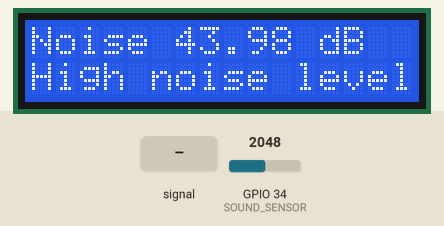
This sketch was run on a simulated ESP32. Shown: 16×2 character LCD. Inputs (shaded band) come from the test bench; at power-on: GPIO 34 (SOUND_SENSOR) = 2048. WiFi joins after 1.5 s; servers stay silent unless stated; what the sketch prints to the serial monitor is not drawn.

Above: at 3.0 s.
3.1 s: GPIO 34 (SOUND_SENSOR) fed a 200 Hz sine of ±1023 counts around its level
At 5.4 s:
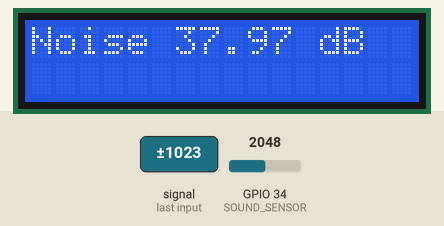
7.2 s: GPIO 34 (SOUND_SENSOR) set to 0
At 8.6 s:
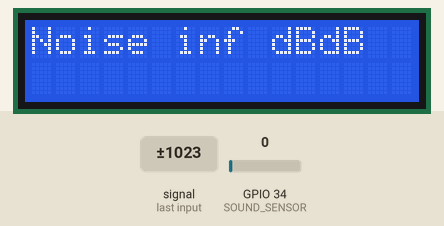
9.5 s: GPIO 34 (SOUND_SENSOR) set to 80
At 11.1 s:
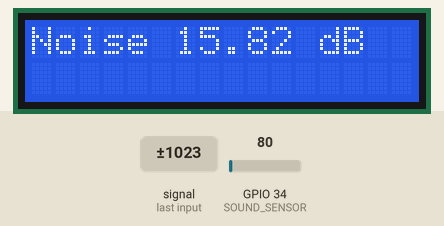
11.6 s: GPIO 34 (SOUND_SENSOR) set to 491
At 12.5 s:
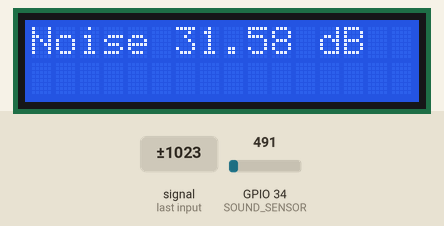
13.7 s: GPIO 34 (SOUND_SENSOR) fed a 200 Hz sine of ±327 counts around its level
At 15.0 s:
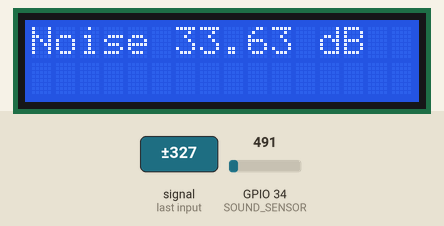
16.8 s: GPIO 34 (SOUND_SENSOR) set to 1250
At 18.3 s:
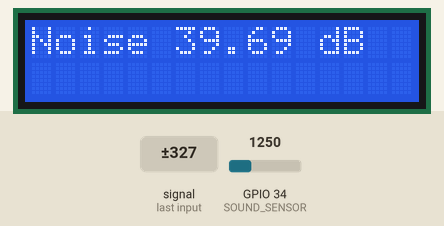
18.8 s: GPIO 34 (SOUND_SENSOR) set to 1332
Timing chart, 0 to 21.8 s (numbered marks = the images above; inputs shaded):
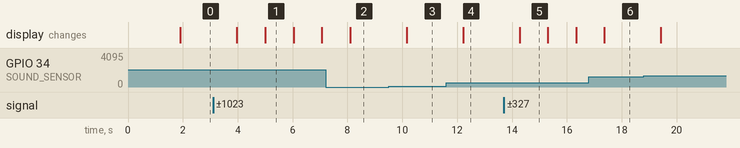

Measured:
- after the input at 3.1 s, the display: first changes after 0.87 s (image 1 shows a later state)
- after the input at 7.2 s, the display: changes after 0.89 s (image 2)
- after the input at 9.5 s, the display: changes after 0.65 s (image 3)
- after the input at 11.6 s, the display: changes after 0.61 s (image 4)
- after the input at 13.7 s, the display: changes after 0.58 s (image 5)
- what the display in image 1 shows lasts 1.0 s, from 5.0 s to 6.0 s

The sketch:

sketch.ino
```cpp
#define BLYNK_TEMPLATE_ID "TMPL2e-cxSI_P"
#define BLYNK_TEMPLATE_NAME "ESP32 NOISE MONITOR"
#include <Wire.h>
#include <LiquidCrystal_I2C.h>
#include <WiFi.h>

#include <BlynkSimpleEsp32.h>  // Use Blynk WiFi

// Blynk Credentials
#define BLYNK_TEMPLATE_ID "TMPL2e-cxSI_P"
#define BLYNK_TEMPLATE_NAME "ESP32 NOISE MONITOR"
#define BLYNK_AUTH_TOKEN "O4fTK5kYgP4z79ndGLhH-v_a11vHw-lM"

char ssid[] = "Wokwi-GUEST";
char pass[] = "";

// Initialize LCD
LiquidCrystal_I2C lcd(0x27, 16, 2);

// Sound Sensor Pin
#define SOUND_SENSOR 34

void setup() {
    Serial.begin(115200);

    // Start Blynk with both WiFi support
    Blynk.begin(BLYNK_AUTH_TOKEN, ssid, pass);

    // I2C communication for LCD
    Wire.begin(21, 22);
    lcd.begin(16, 2);
    lcd.backlight();

    // LCD Setup
    lcd.setCursor(0, 0);
    lcd.print("Noise Level:");
    pinMode(SOUND_SENSOR, INPUT);
}

void loop() {
    Blynk.run();  // Keep Blynk running

    int sensorValue = analogRead(SOUND_SENSOR);
    float voltage = (sensorValue / 4095.0) * 3.3;  // Convert to voltage
    float noise_level = 20 * log10(voltage / 3.3) + 50;  // Convert to dB

    // Display on LCD
    lcd.setCursor(6, 0);
    lcd.print("      ");
    lcd.setCursor(6, 0);
    lcd.print(noise_level);
    lcd.print(" dB");

    // Send data to Blynk (Virtual Pin V0)
    Blynk.virtualWrite(V0, noise_level);

    Serial.print("Noise level: ");
    Serial.print(noise_level);
    Serial.println(" dB");

    // High noise alert
    if (noise_level > 40) {
        lcd.setCursor(0, 1);
        lcd.print("High noise level!");
        Blynk.logEvent("high_noise", "Warning! High Noise Level Detected");
    } else {
        lcd.setCursor(0, 1);
        lcd.print("                ");
    }

    delay(1000);
}
```
